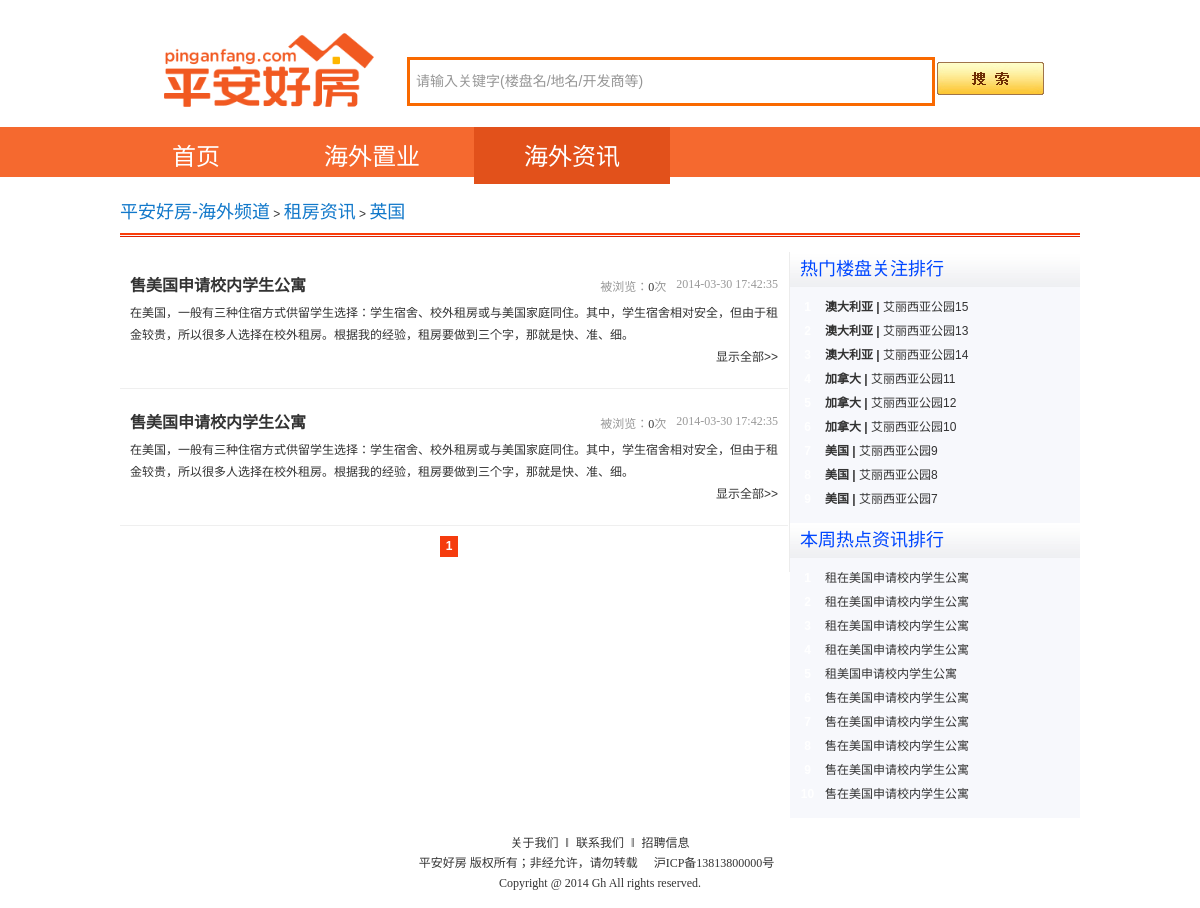
Page /article_list.php?caid=1 on the committed database.
### tables this page shows
CREATE TABLE `article` (                                 
	article_id INT UNSIGNED AUTO_INCREMENT NOT NULL,     
	user_id INT UNSIGNED NOT NULL,                       
    cate_id TINYINT NOT NULL,                            
    type TINYINT NOT NULL,                               
	title VARCHAR(120) NOT NULL,                         
	subtitle VARCHAR(120) NOT NULL,                      
	abstract VARCHAR(900) NOT NULL,                      
	content TEXT NOT NULL,                               
    view_count INT UNSIGNED DEFAULT 0,                   
	remark VARCHAR(300) NOT NULL,                        
	status TINYINT NOT NULL DEFAULT 0,                   
	create_time DATETIME NOT NULL,                       
	update_time DATETIME NOT NULL,                       
	PRIMARY KEY(article_id),
	INDEX(cate_id),
	INDEX(title)
);

CREATE TABLE `house` (                               
	house_id INT UNSIGNED AUTO_INCREMENT NOT NULL,   
	city_id INT UNSIGNED NOT NULL,                   
	user_id INT NOT NULL,                            
	name VARCHAR(300) NOT NULL,                      
	type TINYINT NOT NULL,	                         
	layout_area VARCHAR(300) NOT NULL,               
	price_desc VARCHAR(300) NOT NULL,                
	price_level TINYINT UNSIGNED NOT NULL,           
	position VARCHAR(300) NOT NULL,                  
	decoration_state VARCHAR(120) NOT NULL,          
	property VARCHAR(120) NOT NULL,                  
	project_intro_brief VARCHAR(300) NOT NULL,       
	project_intro VARCHAR(3000) NOT NULL,            
	phone_num VARCHAR(20) NOT NULL,                  
	image_urls VARCHAR(1000) NOT NULL,               
    is_on_sale TINYINT NOT NULL,                     
    is_rental TINYINT NOT NULL,                      
    display_order INT NOT NULL DEFAULT 999,          
    view_count INT UNSIGNED NOT NULL DEFAULT 0,      
	remark VARCHAR(600) ,                            
	status TINYINT NOT NULL DEFAULT 0,               
	create_time DATETIME NOT NULL,                   
	update_time DATETIME NOT NULL,                   
	PRIMARY KEY(house_id),
	INDEX(house_id),
	INDEX(city_id),
	INDEX(name),
	INDEX(type),
	INDEX(price_level)
);

CREATE TABLE `country` (
	country_id INT UNSIGNED AUTO_INCREMENT NOT NULL,     
	user_id INT UNSIGNED NOT NULL,                       
	name varchar(300) NOT NULL,                          
    region tinyint unsigned not null,                    
    remark VARCHAR(500) NOT NULL,                        
    status TINYINT NOT NULL,                             
	create_time DATETIME NOT NULL,                       
	update_time DATETIME NOT NULL,                       
	PRIMARY KEY(country_id),
	INDEX(name)
);

### public/article_list.php (called while the page is built, shortened)
<?php
include_once('../config.php');
require_once("../lib/common.php");
$caid        = (empty($_GET['caid'])) ? '': intval($_GET['caid']);
$page       = (empty($_GET['page'])) ? 1: intval($_GET['page']);
if ( empty($caid) ) {
    $caid_sql   = '';
} else {
    $caid_sql   = ' and article.cate_id = :caid ';
}
$dbh    = new PDO($_cfg_db_dsn, $_cfg_db_user, $_cfg_db_pwd);
$sql    = 'select count(1) count from article  where 1 = 1 '. $caid_sql;
$sth    = $dbh->prepare($sql);
if ( $caid ) { $sth->bindValue(':caid', $caid, PDO::PARAM_INT); }
$sth->execute();
$article_count_data   = $sth->fetchAll(PDO::FETCH_ASSOC);
if ( empty($article_count_data) ) {
    $article_data = '';
} else {
    $article_count  = (empty($article_count_data)) ? 0 : $article_count_data[0]['count'];
    $page_size      = empty($_cfg_page_size_article)? 10: $_cfg_page_size_article;
    $max_page       = ceil($article_count / $page_size);
    $page           = ( $page < 1 ) ? 1 : $page;
    $page           = ( $page > $max_page ) ? $max_page : $page;
    $record_start   = ($page - 1) * $page_size;
    $sql    = ' select
                    article.article_id id, article.abstract,
                    article.title, article.update_time,
                    article.view_count vc,
                    article_cate.cate_name caname,
                    article_cate.cate_id caid
                from
                    article, article_cate
                where
                    article.cate_id = article_cate.cate_id
                    '.
                    $caid_sql.
                    ' limit '. $record_start. ', '. $page_size;
    $sth    = $dbh->prepare($sql);
    if ( $caid ) { $sth->bindValue(':caid', $caid, PDO::PARAM_INT); }
    $sth->execute();
    $article_data   = $sth->fetchAll(PDO::FETCH_ASSOC);
}
$sql            = ' select
                        house_id id, house.name name, house.view_count vc,
                        price_desc,
                        city.city_id ciid, city.name ciname,
                        country.country_id coid, country.name coname,
                        country.region region
                    from
                        house, city, country
                    where
                        house.city_id = city.city_id
                        and
                        city.country_id = country.country_id
                    order by house.view_count desc
                    limit 9';
$sth            = $dbh->prepare($sql);
$sth->execute();
$hot_house_data = $sth->fetchAll(PDO::FETCH_ASSOC);
$sql                = ' select
                            article_id id, article.title title
                        from
                            article
                        order by update_time desc
                        limit 10';
$sth                = $dbh->prepare($sql);
$sth->execute();
$hot_article_data   = $sth->fetchAll(PDO::FETCH_ASSOC);
$sql        = ' select cate_id, cate_name from article_cate';
$sth        = $dbh->prepare($sql);
$sth->execute();
$cate_data  = $sth->fetchAll(PDO::FETCH_ASSOC);
$cate_data  = set_array_key($cate_data, 'cate_id');
$cmb['file']        = $_SERVER['SCRIPT_NAME'];
if ( !empty($caid) ) {
    $cmb['caid']    = $caid;
    $cmb['caname']  = $cate_data[$caid]['cate_name'];
}
$crumbs = get_crumbs($cmb);
include('./tpl/article_list.php');
?>

### config.php (called while the page is built, shortened)
<?php
$_cfg_siteRoot = "http://gh/";
$_cfg_page_size_article = 3;
?>

### public/tpl/article_list.php (the view, shortened to what this page needs)
<?php include('./tpl/uiparts/header.php'); ?>
<link rel="stylesheet" type="text/css" href="./css/News_2012.css">
<body>
    <?php include('./tpl/uiparts/new_search.php'); ?>
    <?php include('./tpl/uiparts/navi_header.php'); ?>
<div class="worldbox">
<?php echo $crumbs; ?>
</div>
<div class="worldbox">
<div class="row" id="listNav">
</div>
</div>
<div class="worldbox">
  <section class="clearfix" id="newsCon">
        <div class="grid17 first">
            <div class="right_bar clearfix">
                <div class="news_BoxWrap">
              <ul>
                <?php
                if ( empty($article_data) ) {
                    echo '<p>对不起，没有相关资讯。</p>';
                } else {
                    foreach ( $article_data as $article ) {
                        $url    = $_cfg_siteRoot. 'article.php?id='. $article['id'];
                        echo    '<li><h2 class="news_BrowH clearfix">'.
                                '<a class="blue fl" href="'. $url.
                                '" target="_blank" title="'. $article['title'].
                                '"><strong>'. $article['title'].
                                '</strong></a><span class="news_date fr">'.
                                $article['update_time'].
                                '</span><span class="news_date fr">被浏览：<a href="'.
                                $url. '">'. $article['vc']. '</a>次</span></h2><p class="gray">'.
                                $article['abstract']. '</p><a href="'. $url.
                                '" target="_blank" title="显示全部" class="fr">显示全部&gt;&gt;</a></li>';
                    }
                }
                ?>
<div class="pager">
<?php
$base_url   = $_cfg_siteRoot. 'article_list.php?caid='. $caid. '&page=';
for ( $index = 1; $index <= $max_page; ++$index ) {
    if ( $page == $index ) {
        echo '<span class="current">'. $index. '</span>';
    } else {
        echo '<span class="item"><a href="'. $base_url. $index. '">'. $index. '</a></span>';
    }
}
?>
</div>
                    </ul>
                </div>
            </div>
    </div>
        <div class="grid280" id="hotNews">
              <div class="title_g clearfix">热门楼盘关注排行</div>
              <div class="topic_rank clearfix">
                <ul>
                    <?php
                    $index = 1;
                    foreach ( $hot_house_data as $hot_house ) {
                        $link_url   = $_cfg_siteRoot. 'house.php?id='. $hot_house['id'];
                        $class  = ( 1 == $index ) ? 'icon1' : 'icon2';
                        echo    '<li><strong class="'. $class. '">'. $index. '</strong><cite><b>'.
                                $hot_house['coname']. ' | </b><a target="_blank" href="'.
                                $link_url. '" title="'. $hot_house['name']. '">'.
                                $hot_house['name']. '</a></cite><span><b>'.
                                $hot_house['price_desc']. '</b></span></li>';
                        ++$index;
                    }
                    ?>
                </ul>
              </div>
               <div class="title_g clearfix">本周热点资讯排行</div>
                 <div class="topic_rank clearfix">
                   <ul>
                    <?php
                    $index = 1;
                    foreach ( $hot_article_data as $hot_article ) {
                        $link_url   = $_cfg_siteRoot. 'artilce.php?id='. $hot_article['id'];
                        $class  = ( 1 == $index ) ? 'icon1' : 'icon2';
                        echo    '<li><strong class="'. $class. '">'. $index. '</strong><cite>'.
                                '<a href="'.  $link_url.
                                '" title="'. $hot_article['title']. '">'.
                                $hot_article['title']. '</a></cite>'.
                                '</li>';
                        ++$index;
                    }
                    ?>
                  </ul>
                </div>
        </div>
</section></div>
<?php include('./tpl/uiparts/footer.php'); ?>
</body>
</html>

### lib/common.php (shortened to what this page needs)
<?php
function set_array_key( $Array, $Key='id' ) {
    $res_array = array();
    foreach( $Array as $element ) {
        $res_array[$element[$Key]] = $element;
    }
    return $res_array;
}
function get_crumbs( $Params ) {
    global $_cfg_siteRoot;
    $params = array();
    $params['l0']['name'] = '平安好房-海外频道';
    $params['l0']['link'] = $_cfg_siteRoot;
    switch ( $Params['file'] ) {
        case '/article.php':
        case '/article_list.php':
            $params['l1']['name'] = '租房资讯';
            $params['l1']['link'] = $_cfg_siteRoot. 'article_list.php';
            if ( empty($Params['caid']) ) {
                $params['l2']['name'] = '全部';
                $params['l2']['link'] = $params['l1']['link'];
            } else {
                $params['l2']['name'] = $Params['caname'];
                $params['l2']['link'] = $params['l1']['link']. '?caid='. $Params['caid'];
            }
            break;
    }
    $crumbs = '<div class="oscrumb"><div class="s1">';
    foreach ( $params as $part ) {
        $crumbs .= '<a href="'. $part['link']. '" target="_blank">'. $part['name']. '</a> &gt; ';
    }
    $crumbs = substr( $crumbs, 0, strrpos( $crumbs, '&' ) - strlen($crumbs) );
    $crumbs .= '</div><div class="s2"></div><div class="clear"></div>';
    return $crumbs;
}
?>

### public/css/navi.css (style rules this page uses)
DIV.oscrumb DIV.s1 { margin-top: 5px; }
DIV.oscrumb DIV.s1 A { color: #1178CA; font-size: 1.5em; }
DIV.worldTitle H2, DIV.title_g { color: rgb(0, 71, 255); }

### public/css/css.css (style rules this page uses)
BODY { PADDING-BOTTOM: 0px; MARGIN: 0px; PADDING-LEFT: 0px; PADDING-RIGHT: 0px; FONT: 12px "宋体", Arial; LINE-HEIGHT: 21px; BACKGROUND: #fff; COLOR: #333; PADDING-TOP: 0px }
DIV { PADDING-BOTTOM: 0px; BORDER-RIGHT-WIDTH: 0px; MARGIN: 0px; PADDING-LEFT: 0px; PADDING-RIGHT: 0px; BORDER-TOP-WIDTH: 0px; BORDER-BOTTOM-WIDTH: 0px; BORDER-LEFT-WIDTH: 0px; PADDING-TOP: 0px }
UL { PADDING-BOTTOM: 0px; BORDER-RIGHT-WIDTH: 0px; MARGIN: 0px; PADDING-LEFT: 0px; PADDING-RIGHT: 0px; BORDER-TOP-WIDTH: 0px; BORDER-BOTTOM-WIDTH: 0px; BORDER-LEFT-WIDTH: 0px; PADDING-TOP: 0px }
LI { PADDING-BOTTOM: 0px; BORDER-RIGHT-WIDTH: 0px; MARGIN: 0px; PADDING-LEFT: 0px; PADDING-RIGHT: 0px; BORDER-TOP-WIDTH: 0px; BORDER-BOTTOM-WIDTH: 0px; BORDER-LEFT-WIDTH: 0px; PADDING-TOP: 0px }
P { PADDING-BOTTOM: 0px; BORDER-RIGHT-WIDTH: 0px; MARGIN: 0px; PADDING-LEFT: 0px; PADDING-RIGHT: 0px; BORDER-TOP-WIDTH: 0px; BORDER-BOTTOM-WIDTH: 0px; BORDER-LEFT-WIDTH: 0px; PADDING-TOP: 0px }
LI { LIST-STYLE-TYPE: none }
H2 { PADDING-BOTTOM: 0px; MARGIN: 0px; PADDING-LEFT: 0px; PADDING-RIGHT: 0px; FONT-SIZE: 12px; FONT-WEIGHT: normal; PADDING-TOP: 0px }
.title_g { background: url("../images/overseas_indexbg.png") repeat-x 0px 0px; }
.title_g { background-position: 0px -679px; height: 35px; line-height: 35px; padding-left: 10px; FONT-FAMILY: "Microsoft YaHei","黑体"; font-size: 18px; }
cite { margin: 0px; padding: 0px; outline: 0px; border: currentColor; font-size: 100%; vertical-align: baseline; }
cite { font-style: normal; font-weight: normal; }
section { margin: 0px; padding: 0px; outline: 0px; border: currentColor; font-size: 100%; vertical-align: baseline; }
section { display: block; }
section { width: 960px; clear: both; margin-right: auto; margin-bottom: 0px; margin-left: auto; }
.clearfix::after { height: 0px; clear: both; display: block; visibility: hidden; content: "."; }
.clearfix { display: inline-block; }
.clearfix { display: block; }
.row { margin: 0px auto; width: 960px; }
.pager { width: 100%; text-align: center; color: rgb(51, 51, 51); padding-top: 10px; padding-bottom: 15px; clear: both; margin-left: -3px; display: block; }
.pager .current { margin: 0px 4px 0px 0px; height: 13px; line-height: 13px; overflow: hidden; font-family: Arial; display: inline-block; }
.pager .current { background: rgb(245, 60, 14); padding: 3px 5px; border: 1px solid rgb(245, 60, 14); color: rgb(255, 255, 255); font-weight: 600; }
.grid17 { overflow: hidden; margin-left: 0px; float: left; display: inline; }
.grid17 { width: 670px; }

### public/css/worldIndex.css (style rules this page uses)
BODY { PADDING-BOTTOM: 0px; MARGIN: 0px; PADDING-LEFT: 0px; PADDING-RIGHT: 0px; FONT: 12px "宋体", Arial; BACKGROUND: #fff; COLOR: #333; PADDING-TOP: 0px }
DIV { PADDING-BOTTOM: 0px; BORDER-RIGHT-WIDTH: 0px; MARGIN: 0px; PADDING-LEFT: 0px; PADDING-RIGHT: 0px; BORDER-TOP-WIDTH: 0px; BORDER-BOTTOM-WIDTH: 0px; BORDER-LEFT-WIDTH: 0px; PADDING-TOP: 0px }
UL { PADDING-BOTTOM: 0px; BORDER-RIGHT-WIDTH: 0px; MARGIN: 0px; PADDING-LEFT: 0px; PADDING-RIGHT: 0px; BORDER-TOP-WIDTH: 0px; BORDER-BOTTOM-WIDTH: 0px; BORDER-LEFT-WIDTH: 0px; PADDING-TOP: 0px }
LI { PADDING-BOTTOM: 0px; BORDER-RIGHT-WIDTH: 0px; MARGIN: 0px; PADDING-LEFT: 0px; PADDING-RIGHT: 0px; BORDER-TOP-WIDTH: 0px; BORDER-BOTTOM-WIDTH: 0px; BORDER-LEFT-WIDTH: 0px; PADDING-TOP: 0px }
P { PADDING-BOTTOM: 0px; BORDER-RIGHT-WIDTH: 0px; MARGIN: 0px; PADDING-LEFT: 0px; PADDING-RIGHT: 0px; BORDER-TOP-WIDTH: 0px; BORDER-BOTTOM-WIDTH: 0px; BORDER-LEFT-WIDTH: 0px; PADDING-TOP: 0px }
LI { LIST-STYLE-TYPE: none }
H2 { PADDING-BOTTOM: 0px; MARGIN: 0px; PADDING-LEFT: 0px; PADDING-RIGHT: 0px; FONT-SIZE: 12px; PADDING-TOP: 0px }
A { OUTLINE-STYLE: none; COLOR: #333; TEXT-DECORATION: none }
.clearfix { ZOOM: 1 }
.clearfix:after { DISPLAY: block; HEIGHT: 0px; VISIBILITY: hidden; CLEAR: both; CONTENT: "." }
.fl { FLOAT: left }
.fr { FLOAT: right }
.worldbox { MARGIN: 0px auto 15px; WIDTH: 960px; CLEAR: both }

### rows in the picture
article: title "售美国申请校内学生公寓", update_time "2014-03-30 17:42:35", view_count "0", abstract "在美国，一般有三种住宿方式供留学生选择：学生宿舍、校外租房或与美国家庭同住。其中，学生宿舍相对安全，但由于租金较贵，所以很多人选择在校外租房。根据我的经验，租房要做到三个字，那就是快、准、细。"
article: title "售美国申请校内学生公寓", update_time "2014-03-30 17:42:35", view_count "0", abstract "在美国，一般有三种住宿方式供留学生选择：学生宿舍、校外租房或与美国家庭同住。其中，学生宿舍相对安全，但由于租金较贵，所以很多人选择在校外租房。根据我的经验，租房要做到三个字，那就是快、准、细。"
house: country.name "澳大利亚", name "艾丽西亚公园15"
house: country.name "澳大利亚", name "艾丽西亚公园13"
house: country.name "澳大利亚", name "艾丽西亚公园14"
house: country.name "加拿大", name "艾丽西亚公园11"
house: country.name "加拿大", name "艾丽西亚公园12"
house: country.name "加拿大", name "艾丽西亚公园10"
house: country.name "美国", name "艾丽西亚公园9"
house: country.name "美国", name "艾丽西亚公园8"
house: country.name "美国", name "艾丽西亚公园7"
article: title "租在美国申请校内学生公寓"
article: title "租在美国申请校内学生公寓"
article: title "租在美国申请校内学生公寓"
article: title "租在美国申请校内学生公寓"
article: title "租美国申请校内学生公寓"
article: title "售在美国申请校内学生公寓"
article: title "售在美国申请校内学生公寓"
article: title "售在美国申请校内学生公寓"
article: title "售在美国申请校内学生公寓"
article: title "售在美国申请校内学生公寓"

### other values in the picture
$part['name'] "平安好房-海外频道"
$part['name'] "租房资讯"
$part['name'] "英国"
